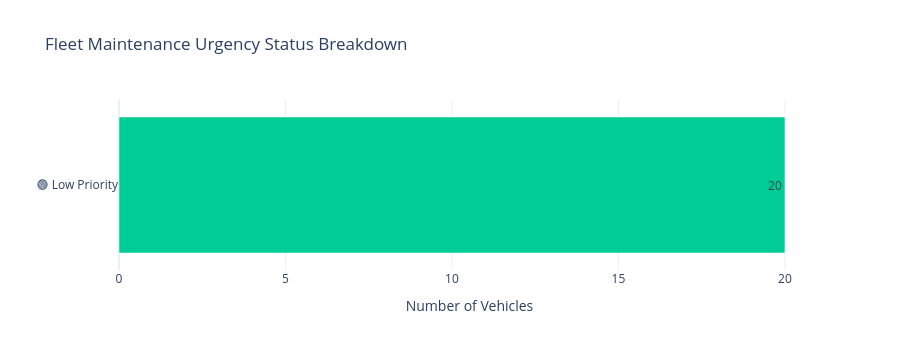
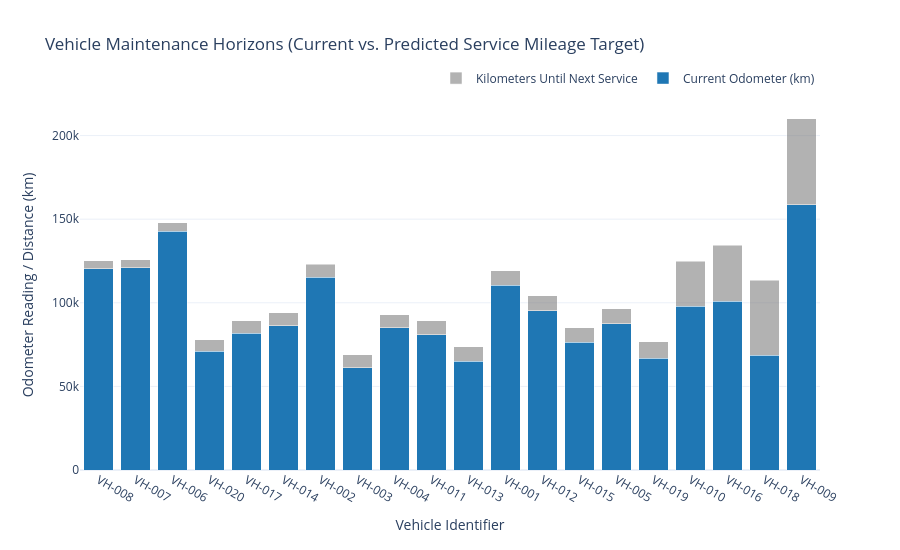

Source (notebook cell) for these figures, in order:
### Code cell
import plotly.express as px
import plotly.graph_objects as go

# =====================================================
# Chart 1: Fleet Maintenance Priority Distribution
# =====================================================
# Count occurrences to ensure all statuses display even if currently 0
status_counts = latest_records["Maintenance_Status"].value_counts().reset_index()
status_counts.columns = ["Status", "Count"]

# Define a strict professional color mapping matching our emojis
color_map = {
    "🔴 Immediate Service Required": "#EF553B",
    "🟡 Service Due Soon": "#FECB52",
    "🟢 Low Priority": "#00CC96"
}

fig_distribution = px.bar(
    status_counts,
    x="Count",
    y="Status",
    orientation="h",
    color="Status",
    color_discrete_map=color_map,
    title="Fleet Maintenance Urgency Status Breakdown",
    text_auto=True
)

fig_distribution.update_layout(
    template="plotly_white",
    showlegend=False,
    xaxis_title="Number of Vehicles",
    yaxis_title="",
    height=350
)
fig_distribution.show()

# =====================================================
# Chart 2: Individual Vehicle Trajectory Dashboard
# =====================================================
# Sort vehicles by remaining mileage to see who is getting closest to a service
latest_records_sorted = latest_records.sort_values(by="km_until_service")

fig_trajectory = go.Figure()

# Add a bar showing current odometer reading
fig_trajectory.add_trace(go.Bar(
    x=latest_records_sorted["vehicle_id"],
    y=latest_records_sorted["odometer_km"],
    name="Current Odometer (km)",
    marker_color="#1f77b4"
))

# Add a stacked bar showing the remaining gap until predicted next service due
fig_trajectory.add_trace(go.Bar(
    x=latest_records_sorted["vehicle_id"],
    y=latest_records_sorted["km_until_service"],
    name="Kilometers Until Next Service",
    marker_color="#7f7f7f",
    opacity=0.6,
    hovertext=latest_records_sorted["Maintenance_Status"]
))

fig_trajectory.update_layout(
    barmode="stack",
    title="Vehicle Maintenance Horizons (Current vs. Predicted Service Mileage Target)",
    xaxis_title="Vehicle Identifier",
    yaxis_title="Odometer Reading / Distance (km)",
    template="plotly_white",
    legend=dict(orientation="h", yanchor="bottom", y=1.02, xanchor="right", x=1),
    height=550
)
fig_trajectory.show()

### Figure 1 — Plotly figure (JSON) as saved in the notebook; plotly's stock layout.template omitted (floating-point values rounded to 4 significant figures)
{"data": [{"hovertemplate": "Status=%{y}<br>Count=%{x}<extra></extra>", "legendgroup": "🟢 Low Priority", "marker": {"color": "#00CC96", "pattern": {"shape": ""}}, "name": "🟢 Low Priority", "orientation": "h", "showlegend": true, "textposition": "auto", "texttemplate": "%{x}", "type": "bar", "x": [20], "xaxis": "x", "y": ["🟢 Low Priority"], "yaxis": "y"}], "layout": {"barmode": "relative", "height": 350, "legend": {"title": {"text": "Status"}, "tracegroupgap": 0}, "showlegend": false, "title": {"text": "Fleet Maintenance Urgency Status Breakdown"}, "xaxis": {"anchor": "y", "domain": [0, 1], "title": {"text": "Number of Vehicles"}}, "yaxis": {"anchor": "x", "categoryarray": ["🟢 Low Priority"], "categoryorder": "array", "domain": [0, 1], "title": {"text": ""}}}}

### Figure 2 — Plotly figure (JSON) as saved in the notebook; plotly's stock layout.template omitted (floating-point values rounded to 4 significant figures)
{"data": [{"marker": {"color": "#1f77b4"}, "name": "Current Odometer (km)", "type": "bar", "x": ["VH-008", "VH-007", "VH-006", "VH-020", "VH-017", "VH-014", "VH-002", "VH-003", "VH-004", "VH-011", "VH-013", "VH-001", "VH-012", "VH-015", "VH-005", "VH-019", "VH-010", "VH-016", "VH-018", "VH-009"], "y": [120311, 120975, 142878, 71157, 81757, 86302, 115369, 61062, 85084, 80857, 65138, 110395, 95349, 76388, 87506, 66897, 97891, 100842, 68516, 158648]}, {"hovertext": ["🟢 Low Priority", "🟢 Low Priority", "🟢 Low Priority", "🟢 Low Priority", "🟢 Low Priority", "🟢 Low Priority", "🟢 Low Priority", "🟢 Low Priority", "🟢 Low Priority", "🟢 Low Priority", "🟢 Low Priority", "🟢 Low Priority", "🟢 Low Priority", "🟢 Low Priority", "🟢 Low Priority", "🟢 Low Priority", "🟢 Low Priority", "🟢 Low Priority", "🟢 Low Priority", "🟢 Low Priority"], "marker": {"color": "#7f7f7f"}, "name": "Kilometers Until Next Service", "opacity": 0.6, "type": "bar", "x": ["VH-008", "VH-007", "VH-006", "VH-020", "VH-017", "VH-014", "VH-002", "VH-003", "VH-004", "VH-011", "VH-013", "VH-001", "VH-012", "VH-015", "VH-005", "VH-019", "VH-010", "VH-016", "VH-018", "VH-009"], "y": [4693.0, 4857.0, 5129.0, 6768.0, 7634.0, 7749.0, 7770.0, 7771.0, 7801.0, 8257.0, 8639.0, 8651.0, 8757.0, 8789.0, 8919.0, 9940.0, 26920.0, 33570.0, 44820.0, 51560.0]}], "layout": {"barmode": "stack", "height": 550, "legend": {"orientation": "h", "x": 1, "xanchor": "right", "y": 1.02, "yanchor": "bottom"}, "title": {"text": "Vehicle Maintenance Horizons (Current vs. Predicted Service Mileage Target)"}, "xaxis": {"title": {"text": "Vehicle Identifier"}}, "yaxis": {"title": {"text": "Odometer Reading / Distance (km)"}}}}
